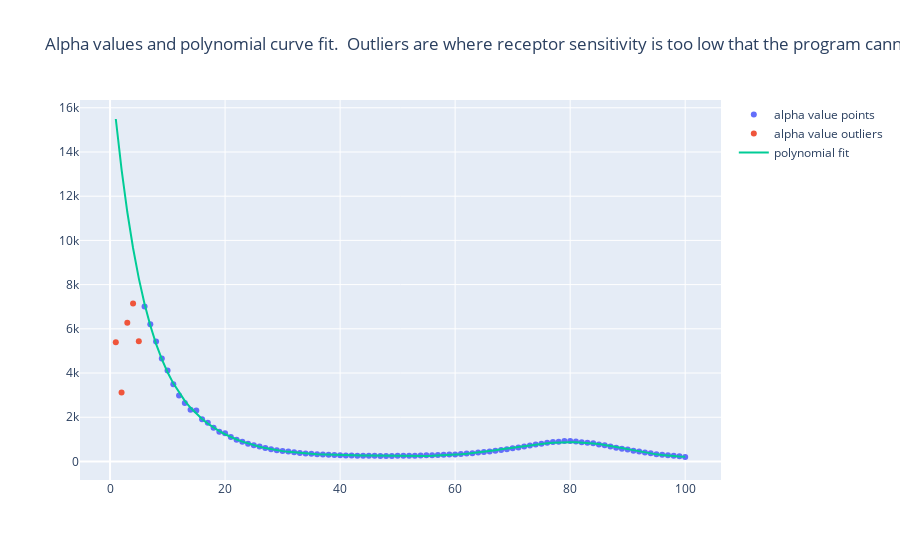

The cell this chart's notebook holds for it:
### Code cell
# Create a plot of the alpha values and polynomial fit.

x_values = curve_fit_df['deme']

# create traces
trace0 = go.Scatter(
    x = x_values,
    y = curve_fit_df['alpha'],
    mode = 'markers',
    name = 'alpha value points'
)
# The second trace
trace1 = go.Scatter(
    x = x_values,
    y = curve_fit_df.loc[:4, 'alpha_outliers'],
    mode = 'markers',
    name = 'alpha value outliers'
)
# The third trace
trace2 = go.Scatter(
    x = x_values,
    y = curve_fit_df['Curve_Fit'],
    mode = 'lines',
    name = 'polynomial fit'
)

# create the data
data = [trace0, trace1, trace2]  # assign traces to data

# create the layout
layout = go.Layout(
    title = 'Alpha values and polynomial curve fit.  Outliers are where receptor sensitivity is too low that the program cannot calculate exponentially increasing values.'
)

# crate the fig
fig = go.Figure(data=data,layout=layout)
fig.show()

### Figure 1 — Plotly figure (JSON) as saved in the notebook; plotly's stock layout.template omitted (floating-point values rounded to 4 significant figures)
{"data": [{"mode": "markers", "name": "alpha value points", "type": "scatter", "x": [1, 2, 3, 4, 5, 6, 7, 8, 9, 10, 11, 12, 13, 14, 15, 16, 17, 18, 19, 20, 21, 22, 23, 24, 25, 26, 27, 28, 29, 30, 31, 32, 33, 34, 35, 36, 37, 38, 39, 40, 41, 42, 43, 44, 45, 46, 47, 48, 49, 50, 51, 52, 53, 54, 55, 56, 57, 58, 59, 60, 61, 62, 63, 64, 65, 66, 67, 68, 69, 70, 71, 72, 73, 74, 75, 76, 77, 78, 79, 80, 81, 82, 83, 84, 85, 86, 87, 88, 89, 90, 91, 92, 93, 94, 95, 96, 97, 98, 99, 100, null], "y": [null, null, null, null, null, 7010, 6210, 5430, 4660, 4120, 3490, 2980, 2640, 2340, 2300, 1910, 1750, 1520, 1340, 1280, 1110, 980, 890, 805, 735, 675, 610, 555, 510, 470, 445, 420, 385, 365, 345, 330, 310, 300, 290, 280, 270, 265, 260, 260, 255, 255, 250, 250, 250, 255, 255, 255, 260, 265, 275, 280, 290, 300, 310, 320, 340, 355, 375, 400, 425, 450, 480, 515, 555, 595, 630, 680, 725, 765, 805, 845, 880, 895, 920, 925, 905, 865, 850, 825, 770, 730, 675, 620, 580, 540, 485, 450, 410, 370, 330, 305, 280, 260, 230, 200, 190]}, {"mode": "markers", "name": "alpha value outliers", "type": "scatter", "x": [1, 2, 3, 4, 5, 6, 7, 8, 9, 10, 11, 12, 13, 14, 15, 16, 17, 18, 19, 20, 21, 22, 23, 24, 25, 26, 27, 28, 29, 30, 31, 32, 33, 34, 35, 36, 37, 38, 39, 40, 41, 42, 43, 44, 45, 46, 47, 48, 49, 50, 51, 52, 53, 54, 55, 56, 57, 58, 59, 60, 61, 62, 63, 64, 65, 66, 67, 68, 69, 70, 71, 72, 73, 74, 75, 76, 77, 78, 79, 80, 81, 82, 83, 84, 85, 86, 87, 88, 89, 90, 91, 92, 93, 94, 95, 96, 97, 98, 99, 100, null], "y": [5390, 3120, 6270, 7150, 5440]}, {"mode": "lines", "name": "polynomial fit", "type": "scatter", "x": [1, 2, 3, 4, 5, 6, 7, 8, 9, 10, 11, 12, 13, 14, 15, 16, 17, 18, 19, 20, 21, 22, 23, 24, 25, 26, 27, 28, 29, 30, 31, 32, 33, 34, 35, 36, 37, 38, 39, 40, 41, 42, 43, 44, 45, 46, 47, 48, 49, 50, 51, 52, 53, 54, 55, 56, 57, 58, 59, 60, 61, 62, 63, 64, 65, 66, 67, 68, 69, 70, 71, 72, 73, 74, 75, 76, 77, 78, 79, 80, 81, 82, 83, 84, 85, 86, 87, 88, 89, 90, 91, 92, 93, 94, 95, 96, 97, 98, 99, 100, null], "y": [15490.0, 13210.0, 11280.0, 9656.0, 8282.0, 7124.0, 6147.0, 5322.0, 4625.0, 4035.0, 3534.0, 3106.0, 2740.0, 2426.0, 2154.0, 1918.0, 1711.0, 1531.0, 1371.0, 1230.0, 1106.0, 994.8, 896.5, 809.3, 732.1, 664.0, 604.1, 551.8, 506.3, 467.0, 433.4, 404.7, 380.6, 360.3, 343.5, 329.5, 317.9, 308.3, 300.2, 293.2, 287.2, 281.7, 276.6, 271.7, 267.1, 262.6, 258.3, 254.2, 250.6, 247.7, 245.6, 244.6, 244.9, 247.0, 251.0, 257.2, 265.9, 277.3, 291.6, 308.9, 329.3, 352.7, 379.2, 408.6, 440.5, 474.8, 511.0, 548.7, 587.2, 626.1, 664.5, 701.9, 737.4, 770.4, 799.9, 825.4, 846.1, 861.3, 870.5, 873.3, 869.3, 858.4, 840.5, 815.8, 784.6, 747.5, 705.2, 658.6, 608.9, 557.3, 505.2, 454.1, 405.4, 360.5, 320.7, 287.0, 259.9, 239.4, 224.8, 214.4, 205.2]}], "layout": {"title": {"text": "Alpha values and polynomial curve fit.  Outliers are where receptor sensitivity is too low that the program cannot calculate exponentially increasing values."}}}
